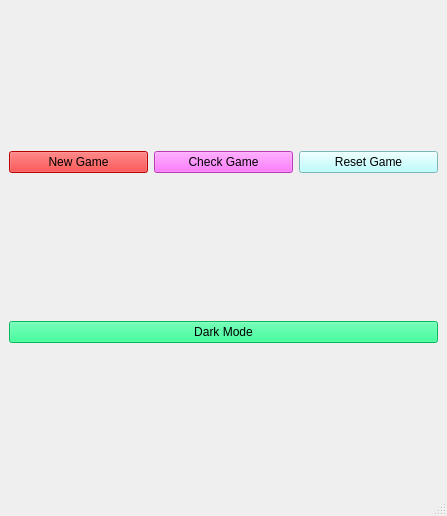
<?xml version="1.0" encoding="UTF-8"?>
<ui version="4.0">
 <class>MainWindow</class>
 <widget class="QMainWindow" name="MainWindow">
  <property name="geometry">
   <rect>
    <x>0</x>
    <y>0</y>
    <width>447</width>
    <height>516</height>
   </rect>
  </property>
  <property name="windowTitle">
   <string>Sudoku</string>
  </property>
  <widget class="QWidget" name="centralwidget">
   <layout class="QVBoxLayout" name="verticalLayout_2">
    <item>
     <layout class="QVBoxLayout" name="verticalLayout">
      <item>
       <layout class="QGridLayout" name="grid"/>
      </item>
      <item>
       <layout class="QHBoxLayout" name="horizontalLayout">
        <item>
         <widget class="QPushButton" name="btn_newgame">
          <property name="styleSheet">
           <string notr="true">background-color: rgb(255, 0, 0);</string>
          </property>
          <property name="text">
           <string>New Game</string>
          </property>
         </widget>
        </item>
        <item>
         <widget class="QPushButton" name="btn_check">
          <property name="styleSheet">
           <string notr="true">background-color: rgb(255, 85, 255);</string>
          </property>
          <property name="text">
           <string>Check Game</string>
          </property>
         </widget>
        </item>
        <item>
         <widget class="QPushButton" name="btn_reset">
          <property name="styleSheet">
           <string notr="true">background-color: rgb(170, 255, 255);</string>
          </property>
          <property name="text">
           <string>Reset Game</string>
          </property>
         </widget>
        </item>
       </layout>
      </item>
     </layout>
    </item>
    <item>
     <widget class="QPushButton" name="btn_mode">
      <property name="styleSheet">
       <string notr="true">background-color: rgb(0, 255, 127);</string>
      </property>
      <property name="text">
       <string>Dark Mode</string>
      </property>
     </widget>
    </item>
   </layout>
  </widget>
  <widget class="QMenuBar" name="menubar">
   <property name="geometry">
    <rect>
     <x>0</x>
     <y>0</y>
     <width>447</width>
     <height>22</height>
    </rect>
   </property>
  </widget>
  <widget class="QStatusBar" name="statusbar"/>
 </widget>
 <resources/>
 <connections/>
</ui>
